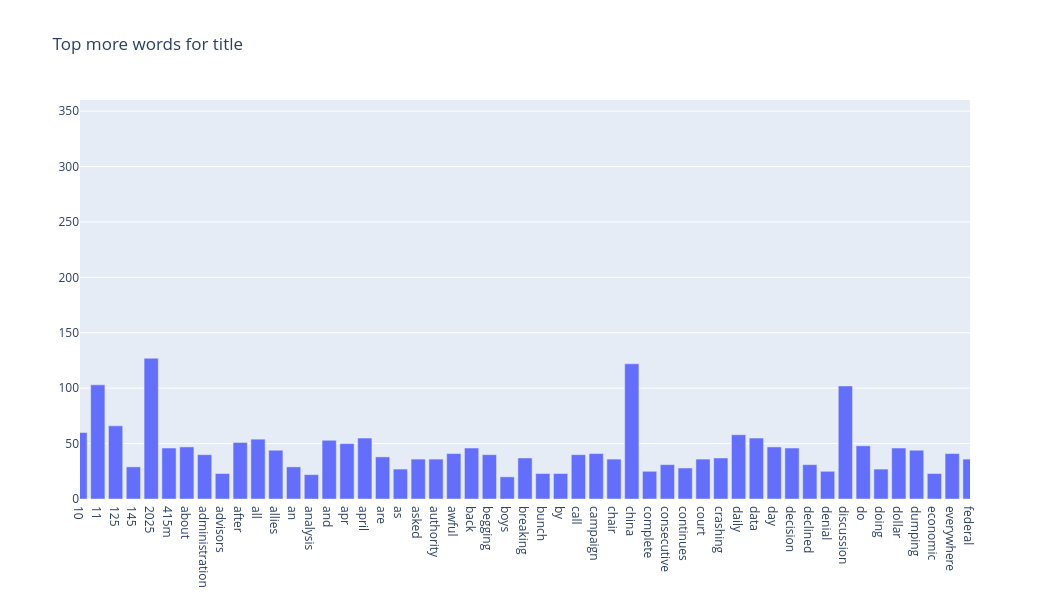

This figure's notebook cell:
### Code cell
# Answer here
print(''' 先來看看這個freq的資料分布如何，再來決定篩選的門檻值''')

freq_series_title = pd.Series(term_freq_title)
print(freq_series_title.describe(percentiles=[.1, .25, .5, .75, .9, .95, .99]))

print("可以看出這個資料差異沒有特，但詞會用量上有一定比例的差距，決定先用75%=18,先做篩選")

print("決定門檻值，篩出有用、較多的資料")
more= term_freq_title>18

print("繪圖")
fig = go.Figure(go.Bar(x=count_vect_title.get_feature_names_out()[more], 
                       y=term_freq_title[more]))
fig.update_layout(
    title='Top more words for title',
    xaxis=dict(
        tickmode='array',
        range=[0, 50]
    ),
    width=1050,
    height=600
)


fig.show()

print(''' 
經過篩選之後，發現色定的關鍵字常出現在這個論壇上面，像是2025、china、Trump之類的。相比master的資料，大部分可以看出是有特定主題導向的內容，會經常出現在此軟體中。
''')

### Figure 1 — Plotly figure (JSON) as saved in the notebook; plotly's stock layout.template omitted (floating-point values rounded to 4 significant figures; data arrays with more than 128 entries replaced by an {"elided": "..."} marker saying what was removed)
{"data": [{"type": "bar", "x": {"elided": "150 str values"}, "y": {"elided": "150 int values"}}], "layout": {"height": 600, "title": {"text": "Top more words for title"}, "width": 1050, "xaxis": {"range": [0, 50], "tickmode": "array", "type": "category"}, "yaxis": {"autorange": true, "range": [0, 360], "type": "linear"}}}
